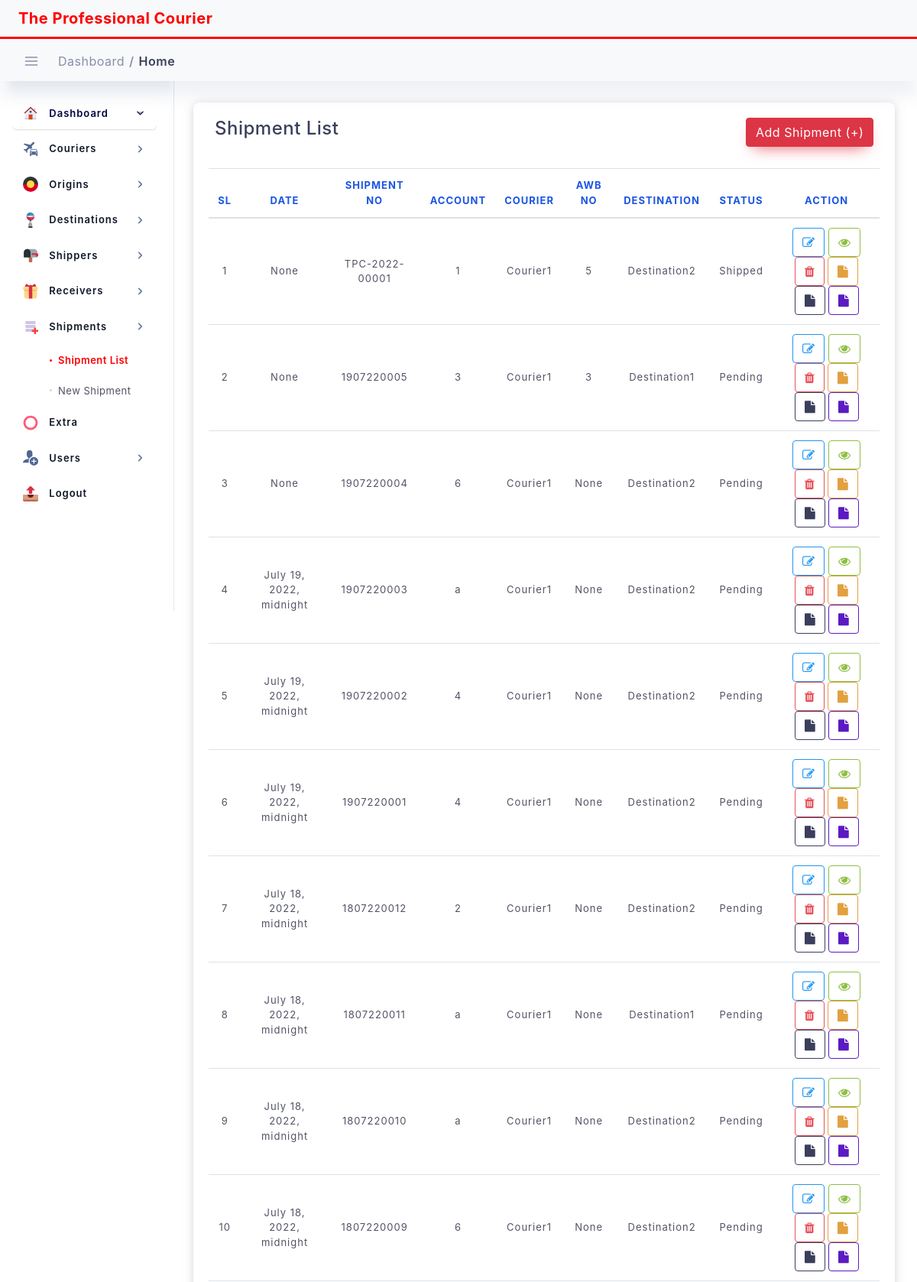
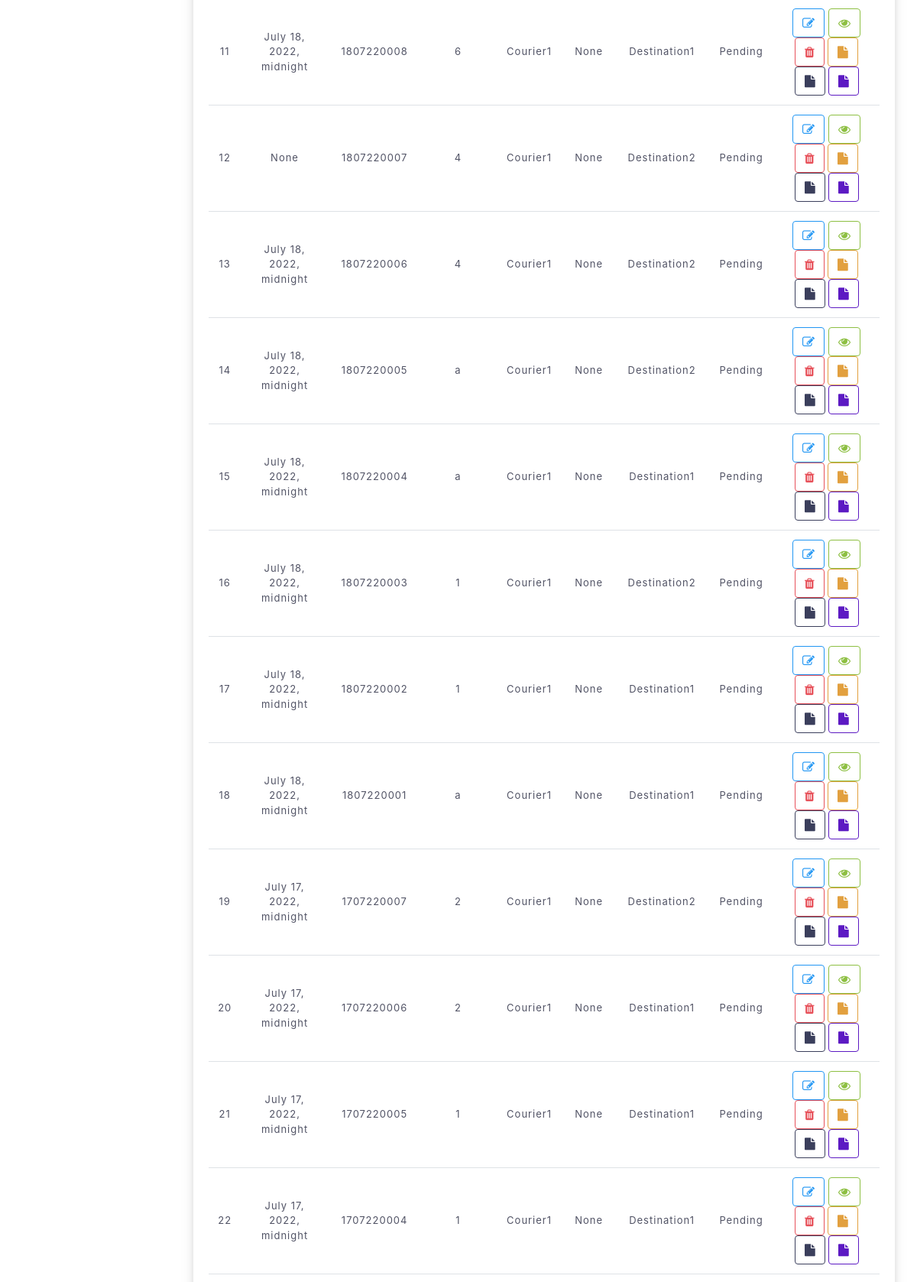
Page /transaction/all-shipment (upper part) on the committed database (2 pictures, top to bottom).
### transaction/models.py (models this page shows, shortened)
class Transaction(models.Model):
    created_at = models.DateTimeField(blank=True, null=True, auto_now_add=True)
    updated_at = models.DateTimeField(blank=True, null=True, auto_now=True)
    shipment_date = models.DateTimeField(blank=True, null=True, )
    shipment_no = models.CharField(max_length=100, primary_key=True, default=shipment_no_generate)
    shipper_account = models.CharField(max_length=100)
    shipper = models.ForeignKey(Sender, on_delete=models.DO_NOTHING, )
    shipper_address = models.CharField(max_length=200,)
    shipper_city = models.CharField(max_length=200,)
    shipper_state = models.CharField(max_length=200, blank=True, null=True)
    shipper_zip = models.CharField(max_length=200,)
    shipper_name = models.CharField(max_length=200, blank=True, null=True)
    shipper_mobile = models.CharField(max_length=20, blank=True, null=True)
    shipper_telephone = models.CharField(max_length=20, blank=True, null=True)
    origin_country = models.ForeignKey(Origin, on_delete=models.DO_NOTHING, )
    receiver = models.ForeignKey(Receiver, on_delete=models.DO_NOTHING, )
    receiver_address = models.CharField(max_length=200,)
    receiver_city = models.CharField(max_length=200,)
    receiver_state = models.CharField(max_length=200, blank=True, null=True)
    receiver_zip = models.CharField(max_length=200,)
    receiver_name = models.CharField(max_length=200, blank=True, null=True)
    receiver_mobile = models.CharField(max_length=20, blank=True, null=True)
    receiver_telephone = models.CharField(max_length=20, blank=True, null=True)
    destination_country = models.ForeignKey(Destination, on_delete=models.DO_NOTHING, )
    ref_no = models.CharField(max_length=200, blank=True, null=True)
    courier = models.ForeignKey(Courier, on_delete=models.DO_NOTHING, )
    awb_no = models.CharField(max_length=200, blank=True, null=True)
    piece = models.IntegerField(blank=True, null=True, default=1)
    weight = models.DecimalField(max_digits=20, decimal_places=2, blank=True, null=True)
    CONTENT_CHOICES = (
        ('Sample', 'Sample'),
        ('Document', 'Document'),
        ('Envelope', 'Envelope'),
    )
    content = models.CharField(max_length=20, choices=CONTENT_CHOICES, default='Sample')
    remark = models.CharField(max_length=200, blank=True, null=True)
    height = models.DecimalField(max_digits=20, decimal_places=2, blank=True, null=True)
    width = models.DecimalField(max_digits=20, decimal_places=2, blank=True, null=True)
    length = models.DecimalField(max_digits=20, decimal_places=2, blank=True, null=True)
    pickup_by = models.CharField(max_length=200, blank=True, null=True)
    pickup_date = models.DateField(blank=True, null=True)
    CURRENCY_CHOICES = (
        ('BDT', 'BDT'),
        ('USD', 'USD'),
        ('EURO', 'EURO'),
    )
    currency = models.CharField(max_length=20, choices=CURRENCY_CHOICES, default='BDT')
    prepaid_amount = models.DecimalField(max_digits=20, decimal_places=2, blank=True, null=True)
    collect_amount = models.DecimalField(max_digits=20, decimal_places=2, blank=True, null=True)
    third_party_amount = models.DecimalField(max_digits=20, decimal_places=2, blank=True, null=True)
    cheque_no = models.CharField(max_length=200, blank=True, null=True)
    account_no = models.CharField(max_length=200, blank=True, null=True)
    barcode = models.ImageField(upload_to='barcode', blank=True, null=True)
    STATUS_CHOICES = (
        ('Pending', 'Pending'),
        ('In Transit', 'In Transit'),
        ('Shipped', 'Shipped'),
        ('Out For Delivery', 'Out For Delivery'),
        ('Delivered', 'Delivered'),
    )
    status = models.CharField(max_length=20, choices=STATUS_CHOICES, default='Pending')
    author = models.ForeignKey(User, on_delete=models.DO_NOTHING, )
    is_active = models.BooleanField(default=True)

### dataset/models.py (models this page shows)
class Courier(models.Model):
    name = models.CharField(max_length=100)
    address = models.CharField(max_length=200, blank=True, null=True)
    mobile = models.CharField(max_length=15, blank=True, null=True)
    email = models.CharField(max_length=100, blank=True, null=True)
    remark = models.CharField(max_length=200, blank=True, null=True)
    def __str__(self):
        return self.name

class Destination(models.Model):
    name = models.CharField(max_length=50)
    code = models.CharField(max_length=200, blank=True, null=True)
    remark = models.CharField(max_length=200, blank=True, null=True)
    def __str__(self):
        return self.name

### transaction/views.py (the view)
# urls.py: path('all-shipment', views.AllShipmentListView.as_view(), name="all-shipments"),
class AllShipmentListView(ListView):
    model = Transaction  # Model I want to Covert to List
    template_name = 'shipment.html'  # Template Name
    context_object_name = 'shipment'  # Change default name of objectList
    ordering = ['-shipment_no']  # Ordering post LIFO
    paginate_by = 20  # number of page I want to show in single page
    def get_context_data(self, **kwargs):
        context = super().get_context_data(**kwargs)
        context["title"] = "Shipment List"
        context["nav_bar"] = "shipment_list"
        context['shipment'] = self.model.objects.all().order_by('-shipment_no')
        return context

### templates/shipment.html (shortened to what this page needs)
{% extends "base.html" %}
{% load static %}
{% block content %}
<div class="col-lg-12 p-4">
    <div class="statbox widget box box-shadow">
        <div class="widget-header">
            <div class="row">
                <div class="mb-1 col-lg-8">
                    <h4>Shipment List</h4>
                </div>
                <div class="mb-1 col-lg-4">
                    <a href="{% url 'new-shipment' %}" class="btn btn-danger float-right">Add Shipment (+)</a>
                </div>
            </div>
        </div>
        <br>
        <div class="scrollme">
            <table id="dataTable" class="table table-hover">
                <thead>
                <tr>
                    <th style="text-align:center">SL</th>
                    <th style="text-align:center">Date</th>
                    <th style="text-align:center">Shipment No</th>
                    <th style="text-align:center">Account</th>
                    <th style="text-align:center">Courier</th>
                    <th style="text-align:center">Awb No</th>
                    <th style="text-align:center">Destination</th>
                    <th style="text-align:center">Status</th>
                    <th style="text-align:center">Action</th>
                </tr>
                </thead>
                <tbody>
                {% for item in shipment %}
                <tr>
                    <td style="text-align:center">{{forloop.counter}}</td>
                    <td style="text-align:center">{{item.shipment_date}}</td>
                    <td style="text-align:center">{{item.shipment_no}}</td>
                    <td style="text-align:center">{{item.shipper_account}}</td>
                    <td style="text-align:center">{{item.courier}}</td>
                    <td style="text-align:center">{{item.awb_no}}</td>
                    <td style="text-align:center">{{item.destination_country}}</td>
                    <td style="text-align:center">{{item.status}}</td>
                    <td style="text-align:center">
                       <a href="{% url 'update_shipment' item.shipment_no %}">
                            <button class="btn btn-outline-info"><i class="fa fa-edit"> </i></button>
                       </a>
                        <a href="{% url 'detail_shipment' item.shipment_no %}">
                            <button class="btn btn-outline-success"><i class="fa fa-eye"> </i></button>
                       </a>
                        <button class="btn btn-outline-danger" data-toggle="modal"
                                            data-target="#deletemodal{{item.shipment_no}}">
                                        <i class="fa fa-trash"></i>
                        </button>
                        <a href="{% url 'print-invoice' item.shipment_no %}">
                            <button class="btn btn-outline-warning"><i class="fa fa-file"> </i></button>
                       </a>
                        <a href="{% url 'airway-bill' item.shipment_no %}">
                            <button class="btn btn-outline-dark"><i class="fa fa-file"> </i></button>
                       </a>
                        <a href="{% url 'money-receipt' item.shipment_no %}">
                            <button class="btn btn-outline-secondary"><i class="fa fa-file"> </i></button>
                       </a>
                    </td>
                </tr>
                {% endfor %}
                </tbody>
            </table>
        </div>
    </div>
</div>
{% endblock content %}

### static/assets/css/dashboard/dash_1.css (style rules this page uses)
.widget { position: relative; padding: 20px; border-radius: 8px; border: none; background: #fff; -webkit-box-shadow: 0 4px 6px 0 rgba(85, 85, 85, 0.08), 0 1px 20px 0 rgba(0, 0, 0, 0.07), 0px 1px 11px 0px rgba(0, 0, 0, 0.07); -moz-box-shadow: 0 4px 6px 0 rgba(85, 85, 85, 0.08), 0 1px 20px 0 rgba(0, 0, 0, 0.07), 0px 1px 11px 0px rgba(0, 0, 0, 0.07); box-shadow: 0 4px 6px 0 rgba(85, 85, 85, 0.08), 0 1px 20px 0 rgba(0, 0, 0, 0.07), 0px 1px 11px 0px rgba(0, 0, 0, 0.07); }

### static/assets/css/main.css (style rules this page uses)
html { min-height: 100% }
body { color: #888ea8; height: 100%; font-size: 0.875rem; background: #f1f2f3; overflow-x: hidden; overflow-y: auto; letter-spacing: 0.0312rem; font-family: 'Helvetica', sans-serif; }
h1, h2, h3, h4, h5, h6 { color: #3b3f5c; }
a { color: #515365; outline: none; }
.btn { padding: 0.4375rem 1.25rem; text-shadow: none; font-size: 14px; color: #3b3f5c; font-weight: normal; white-space: normal; word-wrap: break-word; transition: .2s ease-out; touch-action: manipulation; cursor: pointer; background-color: #f1f2f3; box-shadow: 0px 5px 20px 0 rgba(0, 0, 0, 0.1); will-change: opacity, transform; transition: all 0.3s ease-out; -webkit-transition: all 0.3s ease-out; }
.btn-danger { color: #fff !important; background-color: #e7515a; border-color: #e7515a; box-shadow: 0 10px 20px -10px #e7515a; }
.btn-outline-info { border: 1px solid #2196f3 !important; color: #2196f3 !important; background-color: transparent; box-shadow: none; }
.btn-outline-warning { border: 1px solid #e2a03f !important; color: #e2a03f !important; background-color: transparent; box-shadow: none; }
.btn-outline-success { border: 1px solid #8dbf42 !important; color: #8dbf42 !important; background-color: transparent; box-shadow: none; }
.btn-outline-danger { border: 1px solid #e7515a !important; color: #e7515a !important; background-color: transparent; box-shadow: none; }
.btn-outline-secondary { border: 1px solid #5c1ac3 !important; color: #5c1ac3 !important; background-color: transparent; box-shadow: none; }
.btn-outline-dark { border: 1px solid #3b3f5c !important; color: #3b3f5c !important; background-color: transparent; box-shadow: none; }
.table > tbody > tr > td { vertical-align: middle; color: #515365; font-size: 13px; letter-spacing: 1px; }
.table > thead > tr > th { color: #1b55e2; font-weight: 700; font-size: 13px; letter-spacing: 1px; text-transform: uppercase; }
.table thead th { vertical-align: bottom; border-bottom: none; }

### static/assets/css/structure.css (style rules this page uses)
html { min-height: 100% }
body { color: #888ea8; height: 100%; font-size: 0.875rem; background: ##f1f2f3; overflow-x: hidden; overflow-y: auto; letter-spacing: 0.0312rem; font-family: 'Helvetica', sans-serif; }
h1, h2, h3, h4, h5, h6 { color: #3b3f5c; }
.widget { padding: 0; margin-top: 0; margin-bottom: 0; border-radius: 6px; -webkit-box-shadow: 0 4px 6px 0 rgba(85, 85, 85, 0.08), 0 1px 20px 0 rgba(0, 0, 0, 0.07), 0px 1px 11px 0px rgba(0, 0, 0, 0.07); -moz-box-shadow: 0 4px 6px 0 rgba(85, 85, 85, 0.08), 0 1px 20px 0 rgba(0, 0, 0, 0.07), 0px 1px 11px 0px rgba(0, 0, 0, 0.07); box-shadow: 0 4px 6px 0 rgba(85, 85, 85, 0.08), 0 1px 20px 0 rgba(0, 0, 0, 0.07), 0px 1px 11px 0px rgba(0, 0, 0, 0.07); }
.widget.box .widget-header { background: #fff; padding: 0px 8px 0px; border-top-right-radius: 6px; border-top-left-radius: 6px; }
.widget .widget-header { border-bottom: 0px solid #f1f2f3; }
.widget .widget-header:before, .widget .widget-header:after { display: table; content: ""; line-height: 0 }
.widget .widget-header:after { clear: both }

### rows in the picture
Transaction: shipment_date "None", shipment_no "TPC-2022-00001", shipper_account "1", courier "Courier1", awb_no "5", destination_country "Destination2", status "Shipped"
Transaction: shipment_date "None", shipment_no "1907220005", shipper_account "3", courier "Courier1", awb_no "3", destination_country "Destination1", status "Pending"
Transaction: shipment_date "None", shipment_no "1907220004", shipper_account "6", courier "Courier1", awb_no "None", destination_country "Destination2", status "Pending"
Transaction: shipment_date "July 19, 2022, midnight", shipment_no "1907220003", shipper_account "a", courier "Courier1", awb_no "None", destination_country "Destination2", status "Pending"
Transaction: shipment_date "July 19, 2022, midnight", shipment_no "1907220002", shipper_account "4", courier "Courier1", awb_no "None", destination_country "Destination2", status "Pending"
Transaction: shipment_date "July 19, 2022, midnight", shipment_no "1907220001", shipper_account "4", courier "Courier1", awb_no "None", destination_country "Destination2", status "Pending"
Transaction: shipment_date "July 18, 2022, midnight", shipment_no "1807220012", shipper_account "2", courier "Courier1", awb_no "None", destination_country "Destination2", status "Pending"
Transaction: shipment_date "July 18, 2022, midnight", shipment_no "1807220011", shipper_account "a", courier "Courier1", awb_no "None", destination_country "Destination1", status "Pending"
Transaction: shipment_date "July 18, 2022, midnight", shipment_no "1807220010", shipper_account "a", courier "Courier1", awb_no "None", destination_country "Destination2", status "Pending"
Transaction: shipment_date "July 18, 2022, midnight", shipment_no "1807220009", shipper_account "6", courier "Courier1", awb_no "None", destination_country "Destination2", status "Pending"
Transaction: shipment_date "July 18, 2022, midnight", shipment_no "1807220008", shipper_account "6", courier "Courier1", awb_no "None", destination_country "Destination1", status "Pending"
Transaction: shipment_date "None", shipment_no "1807220007", shipper_account "4", courier "Courier1", awb_no "None", destination_country "Destination2", status "Pending"
Transaction: shipment_date "July 18, 2022, midnight", shipment_no "1807220006", shipper_account "4", courier "Courier1", awb_no "None", destination_country "Destination2", status "Pending"
Transaction: shipment_date "July 18, 2022, midnight", shipment_no "1807220005", shipper_account "a", courier "Courier1", awb_no "None", destination_country "Destination2", status "Pending"
Transaction: shipment_date "July 18, 2022, midnight", shipment_no "1807220004", shipper_account "a", courier "Courier1", awb_no "None", destination_country "Destination1", status "Pending"
Transaction: shipment_date "July 18, 2022, midnight", shipment_no "1807220003", shipper_account "1", courier "Courier1", awb_no "None", destination_country "Destination2", status "Pending"
Transaction: shipment_date "July 18, 2022, midnight", shipment_no "1807220002", shipper_account "1", courier "Courier1", awb_no "None", destination_country "Destination1", status "Pending"
Transaction: shipment_date "July 18, 2022, midnight", shipment_no "1807220001", shipper_account "a", courier "Courier1", awb_no "None", destination_country "Destination1", status "Pending"
Transaction: shipment_date "July 17, 2022, midnight", shipment_no "1707220007", shipper_account "2", courier "Courier1", awb_no "None", destination_country "Destination2", status "Pending"
Transaction: shipment_date "July 17, 2022, midnight", shipment_no "1707220006", shipper_account "2", courier "Courier1", awb_no "None", destination_country "Destination1", status "Pending"
Transaction: shipment_date "July 17, 2022, midnight", shipment_no "1707220005", shipper_account "1", courier "Courier1", awb_no "None", destination_country "Destination1", status "Pending"
Transaction: shipment_date "July 17, 2022, midnight", shipment_no "1707220004", shipper_account "1", courier "Courier1", awb_no "None", destination_country "Destination1", status "Pending"
